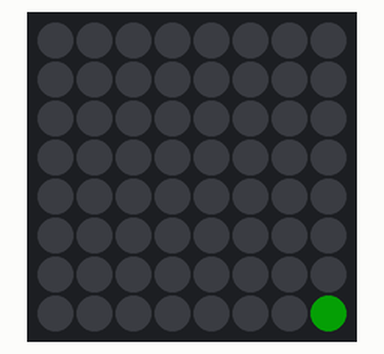
A sketch run on a simulated Arduino Uno, built with avr-gcc and run on an emulated ATmega328P. Parts: 8×8 RGB LED matrix (first LED top left, wired row by row). Dim RGB values are drawn brighter than linear; random numbers use the default seed unless the sketch sets one.

Above: at 0.16 s.
At 6.93 s:
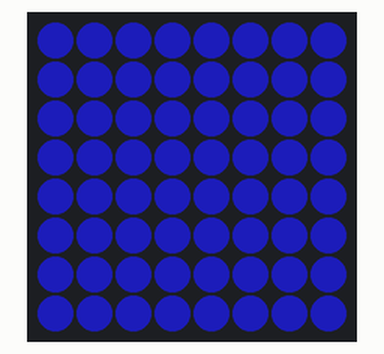
At 9.83 s:
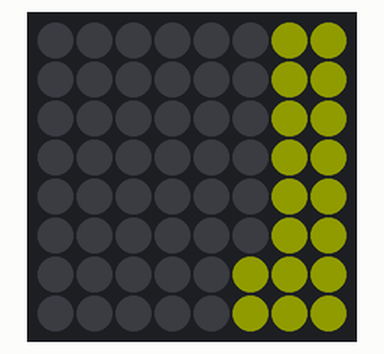
At 19.52 s:
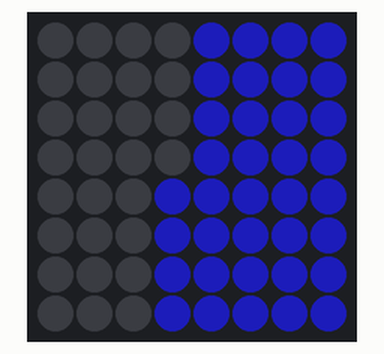
At 29.61 s:
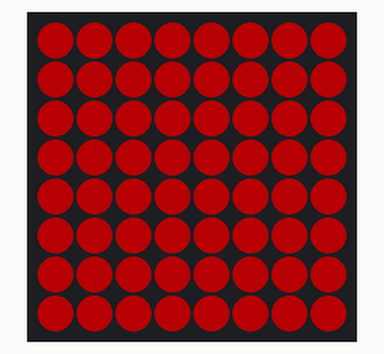
At 38.67 s:
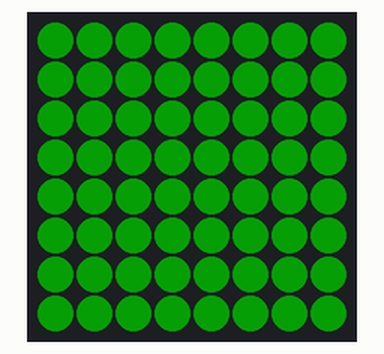

The sketch:

matrix3.ino
```cpp
#include <Adafruit_GFX.h>
#include <Adafruit_NeoMatrix.h>
#include <Adafruit_NeoPixel.h>
#ifndef PSTR
 #define PSTR // Make Arduino Due happy
#endif

#define PIN 6

// MATRIX DECLARATION:
// Parameter 1 = width of NeoPixel matrix
// Parameter 2 = height of matrix
// Parameter 3 = pin number (most are valid)
// Parameter 4 = matrix layout flags, add together as needed:
//   NEO_MATRIX_TOP, NEO_MATRIX_BOTTOM, NEO_MATRIX_LEFT, NEO_MATRIX_RIGHT:
//     Position of the FIRST LED in the matrix; pick two, e.g.
//     NEO_MATRIX_TOP + NEO_MATRIX_LEFT for the top-left corner.
//   NEO_MATRIX_ROWS, NEO_MATRIX_COLUMNS: LEDs are arranged in horizontal
//     rows or in vertical columns, respectively; pick one or the other.
//   NEO_MATRIX_PROGRESSIVE, NEO_MATRIX_ZIGZAG: all rows/columns proceed
//     in the same order, or alternate lines reverse direction; pick one.
//   See example below for these values in action.
// Parameter 5 = pixel type flags, add together as needed:
//   NEO_KHZ800  800 KHz bitstream (most NeoPixel products w/WS2812 LEDs)
//   NEO_KHZ400  400 KHz (classic 'v1' (not v2) FLORA pixels, WS2811 drivers)
//   NEO_GRB     Pixels are wired for GRB bitstream (most NeoPixel products)
//   NEO_GRBW    Pixels are wired for GRBW bitstream (RGB+W NeoPixel products)
//   NEO_RGB     Pixels are wired for RGB bitstream (v1 FLORA pixels, not v2)


// Example for NeoPixel Shield.  In this application we'd like to use it
// as a 5x8 tall matrix, with the USB port positioned at the top of the
// Arduino.  When held that way, the first pixel is at the top right, and
// lines are arranged in columns, progressive order.  The shield uses
// 800 KHz (v2) pixels that expect GRB color data.
int brightness = 85;
bool maxBright = false;
Adafruit_NeoMatrix matrix = Adafruit_NeoMatrix(8,8, PIN,NEO_MATRIX_TOP + NEO_MATRIX_LEFT + NEO_MATRIX_COLUMNS ,NEO_GRB + NEO_KHZ800);

const uint16_t baseColor = matrix.Color(255,255,255);
const uint16_t morado = matrix.Color(185,34,186);
const uint16_t magenta = matrix.Color(294,0,102);
const uint16_t violeta = matrix.Color(153, 0, 76);

const uint16_t gamaAmarilla[] = {
  matrix.Color(255,134,42), matrix.Color(209,134,42), matrix.Color(165,134,42),matrix.Color(150,134,42), matrix.Color(127,134,42), matrix.Color(113,134,42)
};

const uint16_t rojo = matrix.Color(231,34,45);
const uint16_t verde = matrix.Color(47,168,40);
const uint16_t lila = matrix.Color(116,115,233);
const uint16_t rosa = matrix.Color(254,74,232);
const uint16_t amarillo = matrix.Color(157,162,29);
const uint16_t aqua = matrix.Color(0,252,191);

const uint16_t colores[] = {
  rojo, verde, aqua, rosa, amarillo, lila
};

//from top
int top = 0;
int left= 0;

//from bottom
int bottom = 7;
int right = 7;

//routines
int routine = 0;

//reverse
bool reverse = false;


void setup() {
  matrix.begin();
  matrix.setBrightness(brightness);
}


void loop() {

  int indexRandom = random(0,6);
  if(!reverse){

      //filas
      for(int i = right; i > -1; i--){
        //columnas


        for(int y = bottom; y > -1; y--){
            matrix.drawPixel(i, y, colores[indexRandom]);
            matrix.show();
            delay(30);
            //centro de neopixel
            /***
            if((i > 0 && i < 4) && (y > 1 && y < 6)){
                matrix.drawPixel(i, y, baseColor);
                matrix.show();

            }*/
        }
      }

      delay(20);

      brightness= 0;
      matrix.setBrightness(brightness);

      delay(5);
      brightness= 85;
      matrix.setBrightness(brightness);

      reverse = true;
  }else{
    //filas

      for(int i = left; i < 8; i++){
        //columnas

        for(int y = top; y < 8; y++){
            matrix.drawPixel(i, y, colores[indexRandom]);
            matrix.show();
            delay(30);
            //centro de neopixel
            /**
            if((i > 0 && i < 4) && (y > 1 && y < 6)){
                matrix.drawPixel(i, y, baseColor);
                matrix.show();

            }*/
        }
      }

      delay(20);

      brightness= 0;
      matrix.setBrightness(brightness);

      delay(5);
      brightness= 85;
      matrix.setBrightness(brightness);

      reverse = false;
  }


}
```
